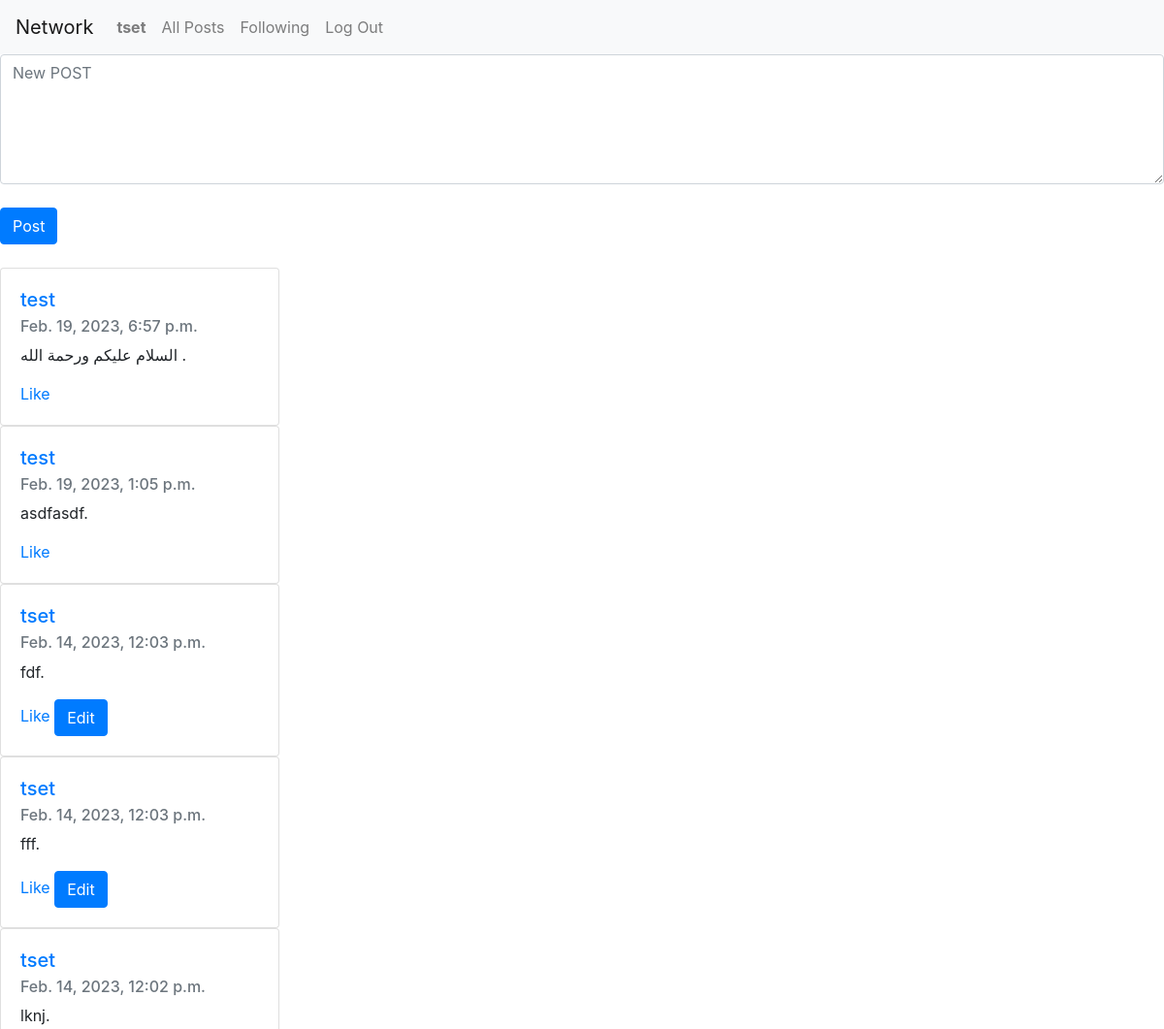
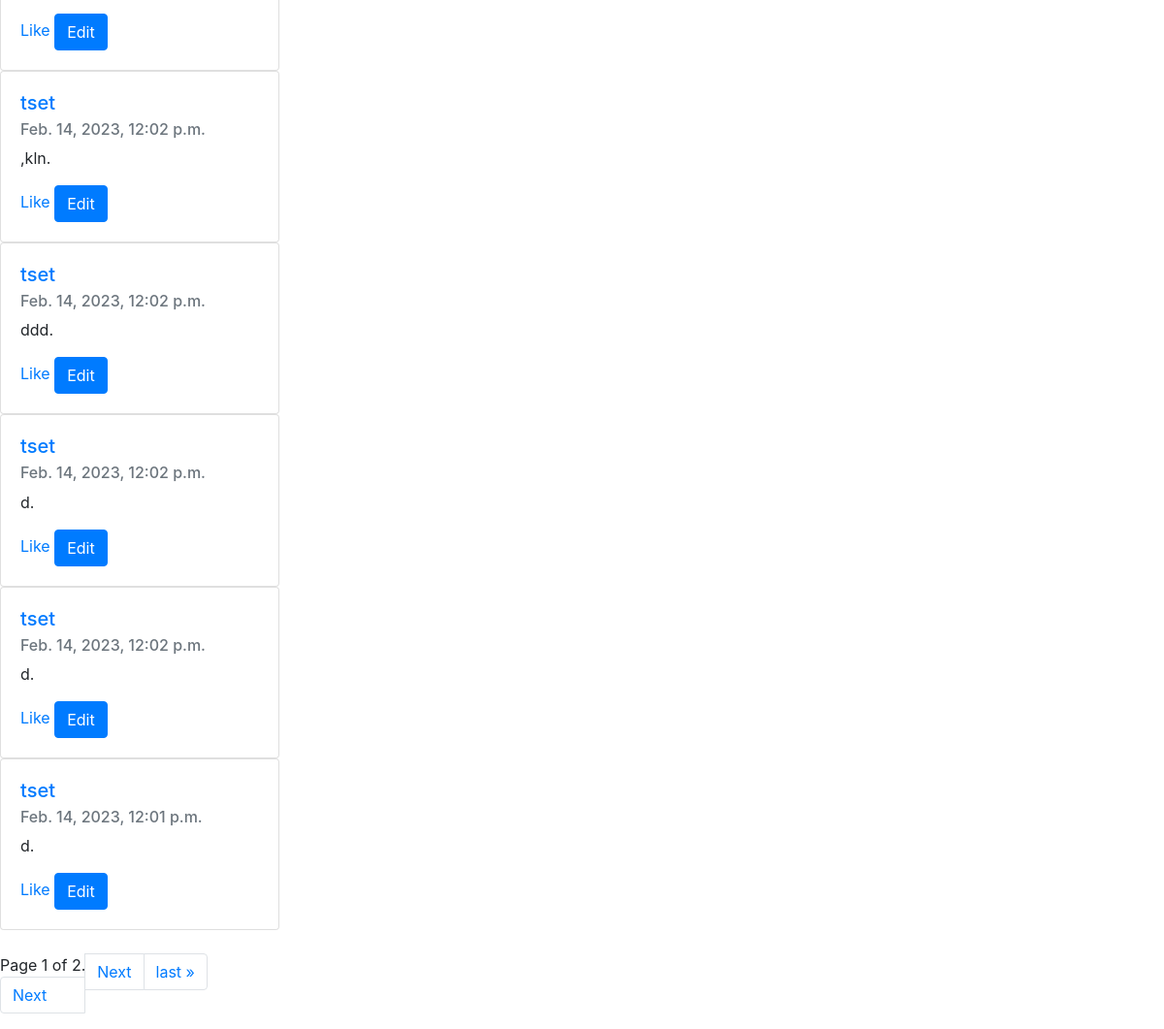
Page / (signed in) on the committed database (2 pictures, top to bottom).
### network/models.py (models this page shows, shortened)
class User(AbstractUser):
    pass

class Post(models.Model):
    content = models.CharField(max_length=140)
    author = models.ForeignKey(User, on_delete=models.CASCADE, related_name='User')
    date = models.DateTimeField(auto_now_add=True)

### network/views.py (the view)
# urls.py: path("", views.index, name="index"),
def index(request):
    if request.method == 'POST':
        content = request.POST['content']
        user = User.objects.get(pk=request.user.id)
        if content:
            Submit = Post.objects.create(content=content, author=user)
            Submit.save()
            return HttpResponseRedirect(reverse("index"))
    else:
        AllPosts = Post.objects.all().order_by("date").reverse()
        paginator = Paginator(AllPosts, 10)
        page_number = request.GET.get('page')
        paginator_obj = paginator.get_page(page_number)
        if paginator_obj:
            return render(request, "network/index.html", {
                "allposts":paginator_obj
            })
        return render(request, "network/index.html")

### network/templates/network/index.html (shortened to what this page needs)
{% extends "network/layout.html" %}
{% block body %}
    {% if user.is_authenticated %}
        <form action="{% url 'index' %}" method="post">
            <textarea class ="form-control" name="content" placeholder="New POST" rows="5" cols="15"></textarea>
            <br>
            <input class="btn btn-primary" type="submit" value="Post">
        </form>
        <br>
        {% for post in allposts %}
            <div class="card" style="width: 18rem;">
                <div class="card-body">
                <h5 class="card-title"><a href="{% url 'profile' post.author %}">{{ post.author }}</a></h5>
                <h6 class="card-subtitle mb-2 text-muted">{{ post.date }}</h6>
                <p class="card-text" id="content_{{ post.id }}" >{{ post.content }}.</p>
                <a href="#" class="card-link">Like</a>
                {% if user.is_authenticated %}
                    {% if request.user.id == post.author.id %}
                        <button type="button" class="btn btn-primary" data-bs-toggle="modal" data-bs-target="#modal_edit_post_{{ post.id }}">
                            Edit
                        </button>
                    {% endif %}
                {% endif %}
                </div>
            </div>
        {% endfor %}
        <br>
        <nav aria-label="Page navigation example">
            <ul class="pagination">
                <li class="page-item">Page {{ allposts.number }} of {{ allposts.paginator.num_pages }}.<a class="page-link" href="#">Next</a></li>
                {% if allposts.has_next %}
                    <li class="page-item"><a class="page-link" href="?page={{ allposts.next_page_number }}">Next</a></li>
                    <li class="page-item"><a class="page-link" href="?page={{ allposts.paginator.num_pages }}">last &raquo</a></li>
                {% endif %}
            </ul>
          </nav>
    {% endif %}
{% endblock %}

### network/templates/network/layout.html (shortened to what this page needs)
{% load static %}
<!DOCTYPE html>
<html lang="en">
    <head>
        <link rel="stylesheet" href="https://stackpath.bootstrapcdn.com/bootstrap/4.4.1/css/bootstrap.min.css">
        <link href="{% static 'network/styles.css' %}" rel="stylesheet">
    </head>
    <body>
        <nav class="navbar navbar-expand-lg navbar-light bg-light">
            <a class="navbar-brand" href="#">Network</a>
            <div>
              <ul class="navbar-nav mr-auto">
                {% if user.is_authenticated %}
                    <li class="nav-item">
                        <a class="nav-link" href="#"><strong>{{ user.username }}</strong></a>
                    </li>
                {% endif %}
                <li class="nav-item">
                  <a class="nav-link" href="{% url 'index' %}">All Posts</a>
                </li>
                {% if user.is_authenticated %}
                    <li class="nav-item">
                        <a class="nav-link" href="#">Following</a>
                    </li>
                    <li class="nav-item">
                        <a class="nav-link" href="{% url 'logout' %}">Log Out</a>
                    </li>
                {% endif %}
              </ul>
            </div>
          </nav>
        <div class="body">
            {% block body %}
            {% endblock %}
        </div>
    </body>
</html>

### rows in the picture
User: username "tset"
Post: author "test", date "Feb. 19, 2023, 6:57 p.m.", content "السلام عليكم ورحمة الله"
Post: author "test", date "Feb. 19, 2023, 1:05 p.m.", content "asdfasdf"
Post: author "tset", date "Feb. 14, 2023, 12:03 p.m.", content "fdf"
Post: author "tset", date "Feb. 14, 2023, 12:03 p.m.", content "fff"
Post: author "tset", date "Feb. 14, 2023, 12:02 p.m.", content "lknj"
Post: author "tset", date "Feb. 14, 2023, 12:02 p.m.", content ",kln"
Post: author "tset", date "Feb. 14, 2023, 12:02 p.m.", content "ddd"
Post: author "tset", date "Feb. 14, 2023, 12:02 p.m.", content "d"
Post: author "tset", date "Feb. 14, 2023, 12:02 p.m.", content "d"
Post: author "tset", date "Feb. 14, 2023, 12:01 p.m.", content "d"

### other values in the picture
{{ allposts.number }} "1"
{{ allposts.paginator.num_pages }} "2"
